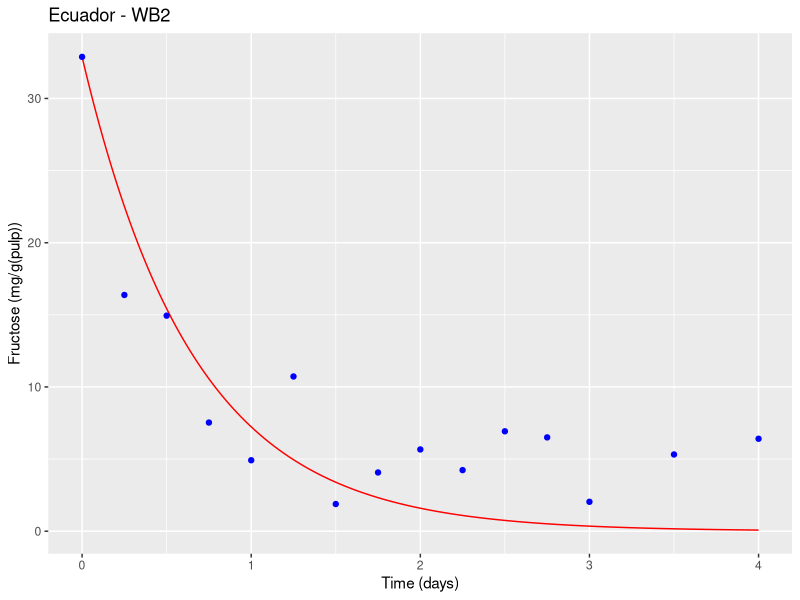
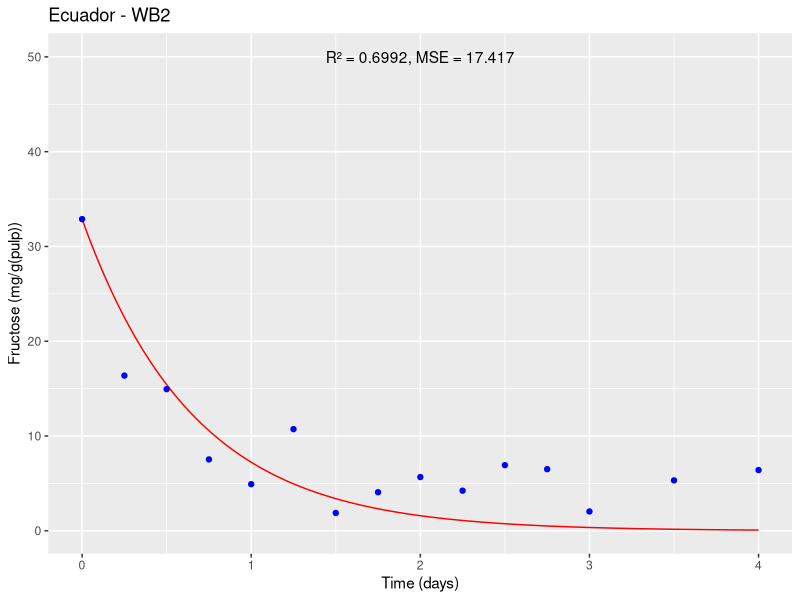
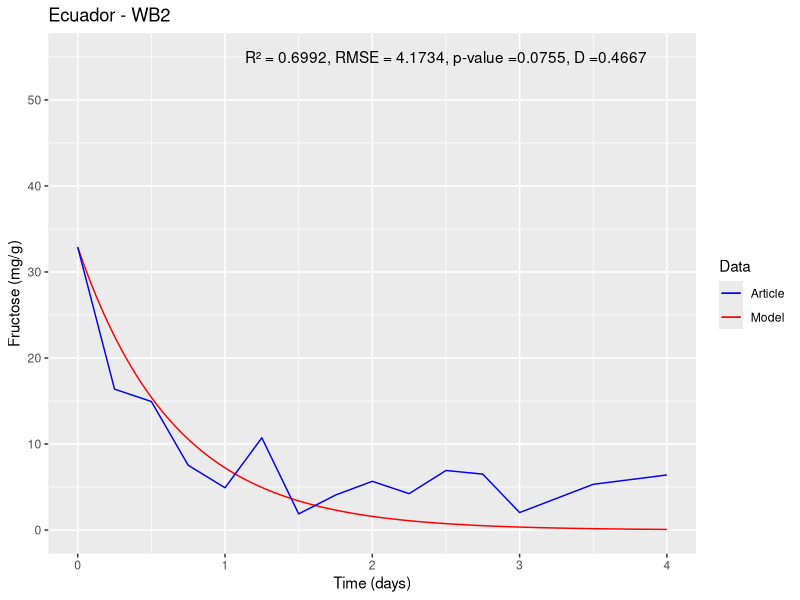

The R script that drew these images, in order:
#Packages#
install.packages("deSolve")
install.packages("ggplot2")
#Libraries#
library(deSolve)
library(ggplot2)

state1<-c(y=32.884) #Initial state#
times1<-seq(0,4,1/10000) #4 days with 10000 intervals per day#
parameters1<-c(Y1=39.974,Y2=41.371) #Parameter values#
#Papalexandratou et al., 2011 Ecuador <- Ecuador - WB2#
#doi:10.1128/AEM.05523-11#
#Ecuador - WB2#

#(i). DATA TO FEED THE FRUCTOSE MODEL#

#nu1#
U<- 0.4977
f<- 32.884
K<-0.6083
L<-0.0002904
U1 <- (U*f/f+K*L)*L
U1

#nu2#
U2<- 0.4714
f2<- 32.884
K2<-0.6351
BAL2<-0.0004796
U2 <- (U2*f2/f2+K2*BAL2)*BAL2
U2

#Differential equation#
ODE1<-function(times,state,parameters){ 
  y<-state[1] #inital state
  Y1<-parameters[1] #parameter 1
  Y2<-parameters[2] #parameter 2
  dy<--(Y1*U1/0.01)*y-(Y2*U2/0.01)*y #equation 
  res<-dy
  list(res)
}


#number solution#
solution1<-lsoda(state1, times1, ODE1, parameters1)

#(ii). EXPERIMENTAL DATA OF ARTICLE#

ts = c(0,6/24,12/24,18/24,24/24,30/24,36/24,42/24,48/24,54/24,60/24,66/24,72/24,84/24,96/24)
fru<-c(32.884,16.377,14.943,7.531,4.918,10.726,1.882,4.07,5.667,4.234,6.926,6.503,2.038,5.318,6.408)

#Graph#

df <- data.frame(time = solution1[,1], fructose = solution1[,2])
d<-ggplot() +
  geom_line(data = df, aes(x = time, y = fructose), color = "red") +
  geom_point(data = data.frame(time = ts, fructose = fru), aes(x = time, y = fructose), color = "blue") +
  xlab("Time (days)") + ylab("Fructose (mg/g(pulp))") +
  ggtitle("Ecuador - WB2")
plot(d)


#Statistical validation#

#To statistically validate the mathematical model, various analysis tools can be used,
#but one of the most common is to compare the model results with experimental data and evaluate the quality of the fit.
#In this case, one can use the coefficient of determination (R²), the mean squared error (MSE), and the root mean square error (RMSE) as fitting measures#

#To calculate R², MSE, and RMSE, one can compare the values predicted by the model with
#the experimental data. First, extract the values predicted by the model at the same points 
#where the experimental measurements were taken, 
#using the approx() function in R:

pred <- approx(solution1[,1], solution1[,2], ts)$y

#Then, R², MSE, and RMSE can be calculated using the following formulas:
SSE <- sum((fru - pred)^2)
SST <- sum((fru - mean(fru))^2)
R2 <- 1 - SSE/SST
MSE <- SSE/length(fru)
RMSE <- sqrt(MSE)
#Where SSE is the sum of squared errors,
#SST is the total sum of squares,
#R² is the coefficient of determination, MSE is the mean squared error and RMSE is the root mean square error.

cat("R² = ", round(R2, 4), "\n")
cat("MSE = ", round(MSE, 4), "\n")
cat("RMSE = ", round(RMSE, 4), "\n")

#R² measures the proportion of total variation in the experimental data
#that is explained by the model. A value of R² close to 1 indicates a good fit of the model to the experimental data

#MSE measures the average of squared errors between experimental values
#and the values predicted by the model. A low MSE value indicates good predictive capability of the model.

#The root mean square error (RMSE) was determined, which quantifies the magnitude of deviation of simulated values from observed values.

d <- ggplot() +
  geom_line(data = df, aes(x = time, y = fructose), color = "red") +
  geom_point(data = data.frame(time = ts, fructose = fru), aes(x = time, y = fructose), color = "blue") +
  xlab("Time (days)") + ylab("Fructose (mg/g(pulp))") +
  ggtitle("Ecuador - WB2") +
  annotate("text", x = 2, y = 50, label = paste0("R² = ", round(R2, 4), ", MSE = ", round(MSE, 4)))

plot(d)

#Two-sample Kolmogorov–Smirnov test - KS#
#Ho: The simulation results follow the same distribution of experimental data#
#Ha: The simulation results do not follow the same distribution of experimental data#
#Hypothesis test with an alpha of 0.05#
#to determine if there is a significant difference between the data and the exponential distribution#
#Hypothesis test
alpha <- 0.05

# Perform Kolmogorov-Smirnov test
ks_test <- ks.test(fru, pred)
ks_test

# Results Kolmogorov-Smirnov test
cat("Kolmogorov-Smirnov test:", "\n")
cat("Test statistic:", round(ks_test$statistic, 4), "\n")
cat("p-value:", round(ks_test$p.value, 4), "\n")

if (ks_test$p.value < alpha) {
  cat("The simulation results do not follow the same distribution of experimental data.\n")
} else {
  cat("The simulation results follow the same distribution of experimental data.\n")
}


#Final plot#
p_value <- round(ks_test$p.value, 4)
D <- round(ks_test$statistic, 4)

# First, define the colors we want to use for each element:
colors <- c(Model = "red", Article = "blue")

# Then the script is modified to assign a name to each geom and set the color scale manually
d <- ggplot() +
  geom_line(data = df, aes(x = time, y = fructose, color = "Model"), show.legend = TRUE) +
  geom_line(data = data.frame(time = ts, fructose = fru), aes(x = time, y = fructose, color = "Article"), show.legend = TRUE) +
  xlab("Time (days)") + ylab("Fructose (mg/g)") +
  ggtitle("Ecuador - WB2") +
  annotate("text", x = 2.5, y = 55, label = paste0("R² = ", round(R2, 4), ", RMSE = ", round(RMSE, 4), ", p-value =", round(p_value, 4), ", D =", round(D, 4))) +
  labs(color = "Data") +  # Change the title of the legend
  scale_color_manual(values = colors) +
  scale_x_continuous(limits = c(0, 4), breaks = seq(0, 4, 1)) +  # x-axis boundaries and intervals between marks
  scale_y_continuous(limits = c(0, 55), breaks = seq(0, 55, 10))   # y-axis boundaries and intervals between marks

#PLOT#
print(d)
